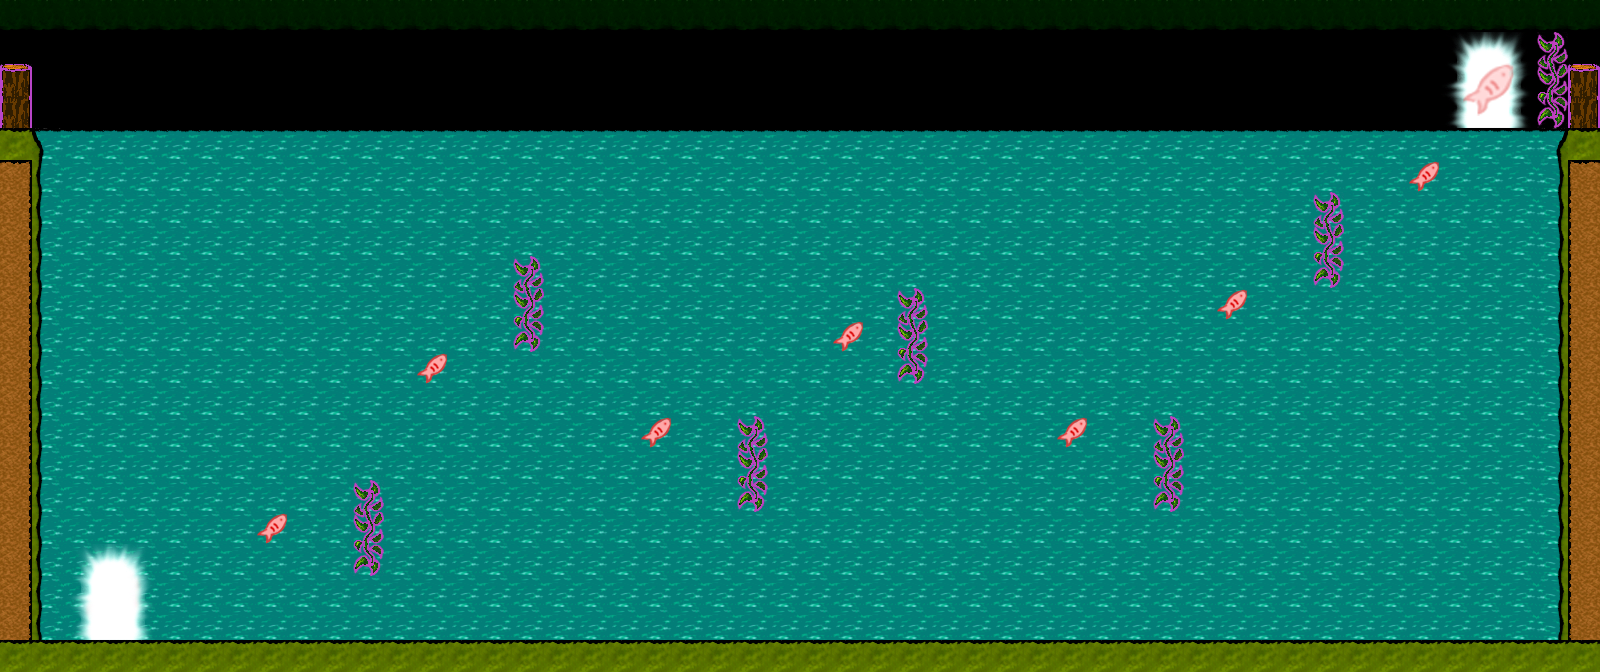

Rendered tile map (Tiled .tmx) drawn with the repository's tilesets; below, a short description and the map source with its tile grids summarised:
An orthogonal 50x21 tile map with 32x32 px tiles, 3 tile layers (background, foreground, object), 2 tilesets.

<map version="1.0" orientation="orthogonal" width="50" height="21" tilewidth="32" tileheight="32">
 <tileset firstgid="1" source="lakeTiles.tsx" />
 <tileset firstgid="217" source="salmonTiles.tsx" />
 <layer name="background" width="50" height="21">
  <data>[1050 cells, 37 non-empty, 2 distinct tile ids]</data>
 </layer>
 <layer name="foreground" width="50" height="21">
  <data>[1050 cells, 916 non-empty, 38 distinct tile ids]</data>
 </layer>
 <layer name="object" width="50" height="21">
  <data>[1050 cells, 7 non-empty, 1 distinct tile ids]</data>
 </layer>
</map>
